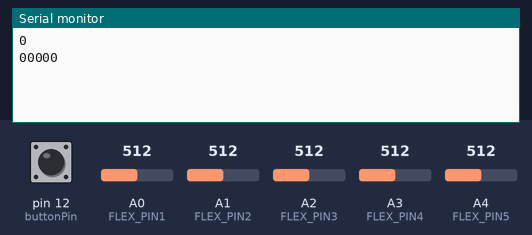
A sketch run on a simulated Arduino Uno, built with avr-gcc and run on an emulated ATmega328P. On the bench: the last lines printed to the serial monitor. The inputs (shaded band) are chosen by the test bench; at power-on: A0 (FLEX_PIN1) = 512, A2 (FLEX_PIN3) = 512, A3 (FLEX_PIN4) = 512, A4 (FLEX_PIN5) = 512, A1 (FLEX_PIN2) = 512, pin 12 (buttonPin) LOW. No radio packets arrive unless stated.

Above: at 6.8 s.
6.9 s: A0 (FLEX_PIN1) set to 120
At 12.2 s:
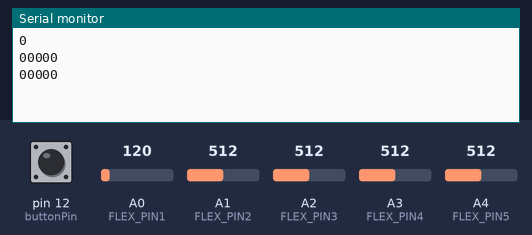
13.7 s: A2 (FLEX_PIN3) set to 70
At 17.8 s:
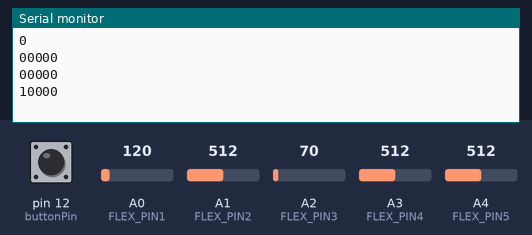
20.5 s: A3 (FLEX_PIN4) set to 70
At 24.7 s:
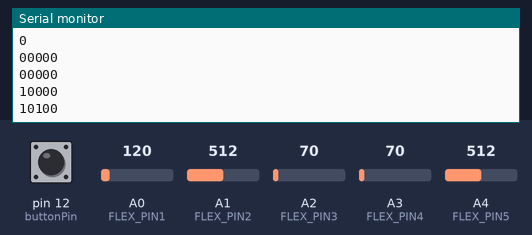
27.3 s: A4 (FLEX_PIN5) set to 70
At 30.3 s:
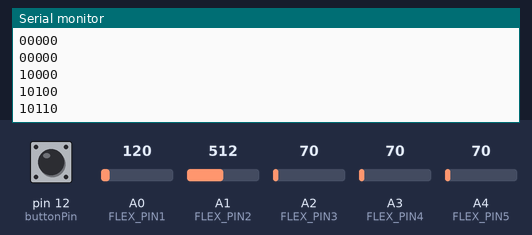
34.1 s: A1 (FLEX_PIN2) set to 50
At 35.9 s:
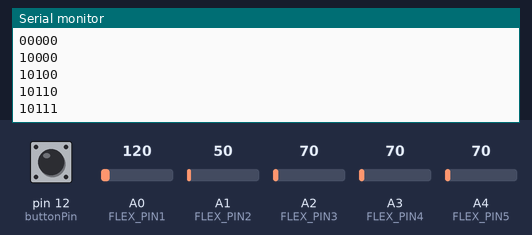
40.9 s: A0 (FLEX_PIN1) set to 140
At 42.8 s:
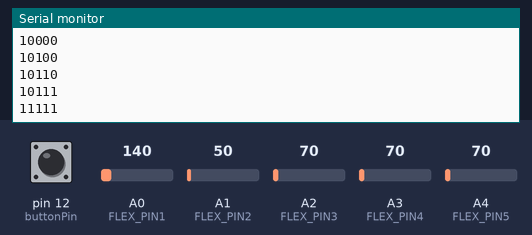
Timing chart, 0 to 44.3 s (numbered marks = the images above; inputs shaded):
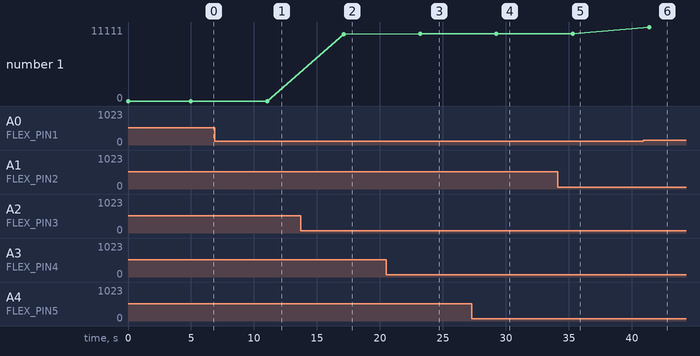

Measured:
- plotted number 1: 10111 → 1111 after the input at 40.9 s

The sketch:

Arduino.ino
```cpp
//Latest code for FIVE FLEX sensors
//Date_ 16/01/2020
#include <RH_ASK.h>
// Include dependant SPI Library
#include <SPI.h>
RH_ASK rf_driver;

//Assigning variable names ro Analogs pins A0 to A5
const int FLEX_PIN1=A0;
const int FLEX_PIN2=A1;
const int FLEX_PIN3=A2;
const int FLEX_PIN4=A3;
const int FLEX_PIN5=A4;


// set pin numbers for switch
const int buttonPin = 12;
int buttonState = 0;

//Voltage to flex sensors
const float VCC=3.3;

int i;


//Initailize variables to store value of current position of sensor
int b1=0;
int b2=0;
int b3=0;
int b4=0;
int b5=0;


//Initializing input pins
void setup() {
rf_driver.init();
Serial.begin(9600);   //Starting serial communication
pinMode(FLEX_PIN1,INPUT);
pinMode(FLEX_PIN2,INPUT);
pinMode(FLEX_PIN3,INPUT);
pinMode(FLEX_PIN4,INPUT);
pinMode(FLEX_PIN5,INPUT);
//Serial.println("1");
// initialize the pushbutton pin as an input:
pinMode(buttonPin, INPUT);

buttonState = digitalRead(buttonPin);

if (buttonState == HIGH) {
    // turn LED on:
    //digitalWrite(ledPin, HIGH);
    Serial.println("1");
  }
  else {
    // turn LED off:
    //digitalWrite(ledPin, LOW);
   Serial.println("0");
  }
}


void loop()
        {
        //For finger 1 (THUMB):

        int flexADC1 = analogRead(FLEX_PIN1);
        //Serial.println("Flex1 = ");
        //delay(1500);
        //Serial.println(flexADC1);
        //delay(1500);
        if (flexADC1 >=130)
        {
          //Serial.println("No Bending");
          b1=0;
        }
        else
        {
          //Serial.println("Bending");
          b1=1;
         }


        //For finger 2 (INDEX):
        int flexADC2 = analogRead(FLEX_PIN2);
        //Serial.println("Flex2 = ");
        //delay(1500);
        //Serial.println(flexADC2);
        //delay(1500);
        if (flexADC2 >=60)
        {
          b2=0;
        }
        else
        {
          b2=1;
         }


        //For finger 3 (MIDDLE):
        int flexADC3 = analogRead(FLEX_PIN3);
        //Serial.println("Flex3 = ");
        //delay(1500);
        //Serial.println(flexADC3);
        //delay(1500);
        if (flexADC3 >=90)
        {
          b3=0;
        }
        else
        {
          b3=1;
         }


        //For finger 4 (RING):
        int flexADC4 = analogRead(FLEX_PIN4);
        //Serial.println("Flex4 = ");
        //delay(1500);
        //Serial.println(flexADC4);
        //delay(1500);
        if (flexADC4 >=80)
        {
          b4=0;
        }
        else
        {
          b4=1;
         }


        //For finger 5 (TINY):
        int flexADC5 = analogRead(FLEX_PIN5);
        //Serial.println("Flex5 = ");
        //delay(1500);
        //Serial.println(flexADC5);
        //delay(1500);
        if (flexADC5 >=80)
        {
          b5=0;
        }
        else
        {
          b5=1;
         }

        // send the data
        //Serial.println("DATA TO BE TRANSFERED:");
        //delay(3000);
        //Serial.println(String(b1)+String(b2)+String(b3)+String(b4)+String(b5));
        // give the loop some break
        delay(5000);
        String a=String(b1)+String(b2)+String(b3)+String(b4)+String(b5);
        String str = a;

        // Length (with one extra character for the null terminator)
        int str_len = str.length() + 1;

       // Prepare the character array (the buffer)
        char char_array[str_len];
        str.toCharArray(char_array, str_len);

        Serial.println(char_array);
        char *msg = char_array;
        rf_driver.send((uint8_t *)msg, strlen(msg));
        rf_driver.waitPacketSent();
        delay(1000);


        }  //End of loop
```
